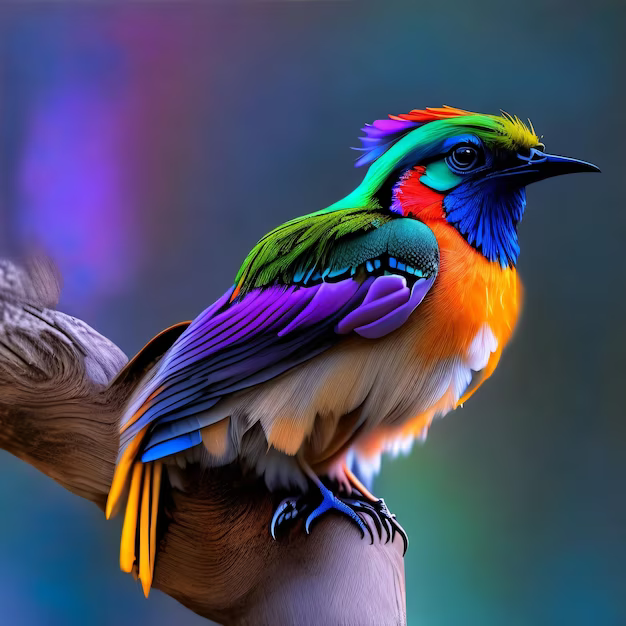
#> input picture Assignment4/bird.png, 626 x 626 px
$ jupyter execute Assignment4.ipynb
#> lines starting #> are read from the running program, lines starting #| are printed output that depends on the picture; long printed decimals are rounded
[cell 1]
import numpy as np
import matplotlib.pyplot as plt
from sklearn.cluster import KMeans
from sklearn.metrics import mean_squared_error
from skimage.io import imread
from skimage.util import img_as_float

[cell 2]
image = imread('bird.png')
#> image is the input picture: shape (626, 626, 3); mean R, G, B 73.9, 75, 98.4
normalized_image = img_as_float(image)

[cell 3]
def plot_colour_space(RGB, title=None, hold=False, **kwargs):
    """
    Plots Nx3 matrix RGB in 3 dimensions.
    The "RGB" input should have the shape [F, 3], where F is the total number of pixels in the image.
    F can be obtained by reshaping the original image using image.reshape(-1, 3).
    The keyword arguments are passed to Matplotlib's scatter() function.
    If hold=True, the points will be added to the previous plot. Otherwise, a new plot is generated.
    """
    if hold:
        ax = plt.gca()
    else:
        fig = plt.figure(figsize=(6, 6))
        ax = fig.add_subplot(111, projection='3d')
    kwargs.setdefault('alpha', 1.0)
    ax.scatter(*RGB.T, **kwargs)
    ax.set_xlabel('R', color='r', fontweight='bold', fontsize=15)
    ax.set_ylabel('G', color='g', fontweight='bold', fontsize=15)
    ax.set_zlabel('B', color='b', fontweight='bold', fontsize=15)
    if title is not None:
        ax.set_title(title)

[cell 4]
plt.figure(figsize=(3, 3))
plt.imshow(normalized_image)
plt.title("Image")
plt.axis('off')
plt.show()

[cell 5]
reshaped_image = normalized_image.reshape(-1, 3)
plot_colour_space(reshaped_image, c=reshaped_image, s=0.5, marker='s', title="Pixels Plotted in Colour Space")

def apply_kmeans_and_visualize(image, k, title_prefix=""):
    reshaped_image = image.reshape(-1, 3)
    kmeans = KMeans(n_clusters=k, random_state=42)
    kmeans.fit(reshaped_image)
    centroids = kmeans.cluster_centers_
    labels = kmeans.labels_

    plot_colour_space(centroids, c=centroids, s=200, marker='o', title=f"{title_prefix} Colour Space with Centroids (K={k})")
    recolored_image = centroids[labels].reshape(image.shape)
    plt.figure(figsize=(6, 6))
    plt.imshow(recolored_image)
    plt.title(f"Recolored Image (K={k})")
    plt.axis('off')
    plt.show()

    return recolored_image, centroids
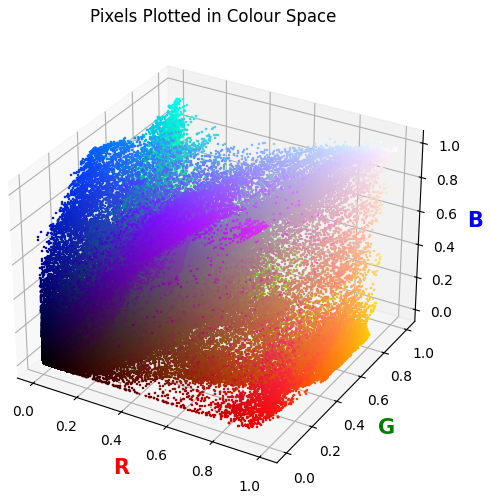
#> figure drawn by matplotlib, 1 panel

[cell 6]
recolored_images = {}
for k in [5, 10]:
    recolored_image, centroids = apply_kmeans_and_visualize(normalized_image, k, title_prefix=f"K={k}")
    recolored_images[k] = recolored_image
#> this loop made 2 passes
#> pass 1, in apply_kmeans_and_visualize, `plt.show()`:
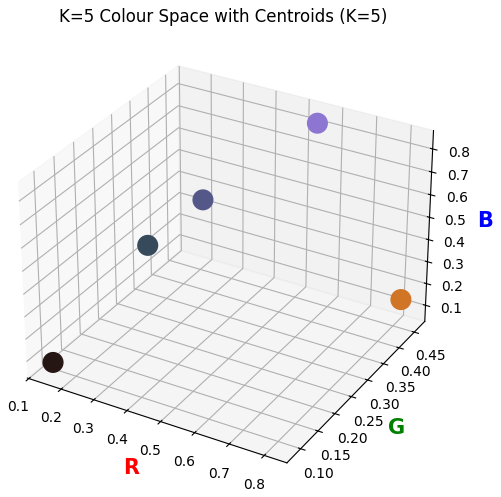
#> figure drawn by matplotlib, 1 panel
#> pass 1, in apply_kmeans_and_visualize, `plt.show()`:
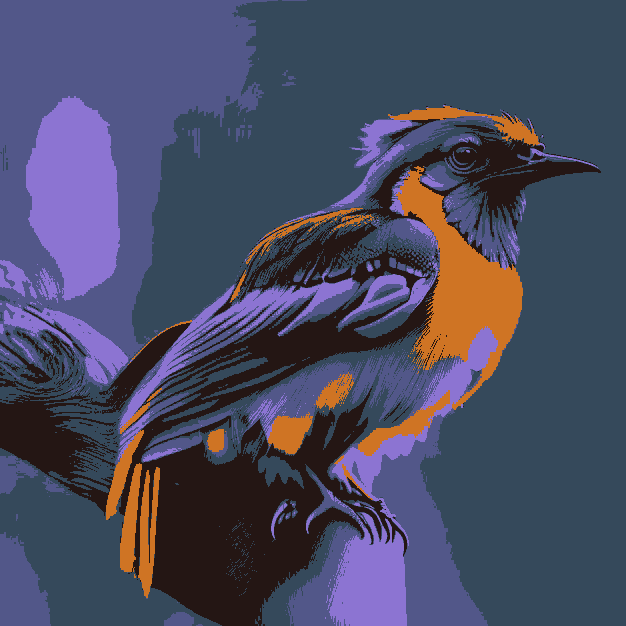
#> shown: shape (626, 626, 3) float64; mean R, G, B 0.29, 0.294, 0.386
#> pass 2, in apply_kmeans_and_visualize (call 2), `plt.show()`:
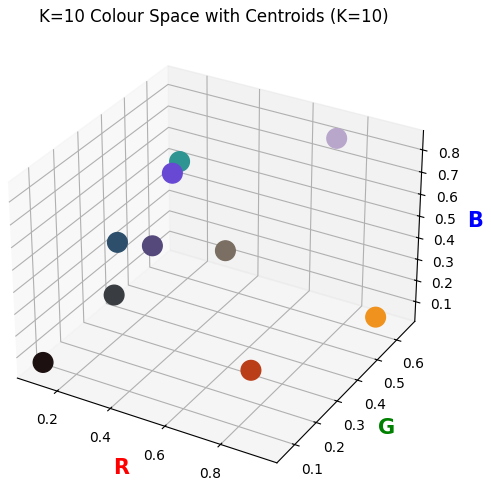
#> figure drawn by matplotlib, 1 panel
#> pass 2, in apply_kmeans_and_visualize (call 2), `plt.show()`:
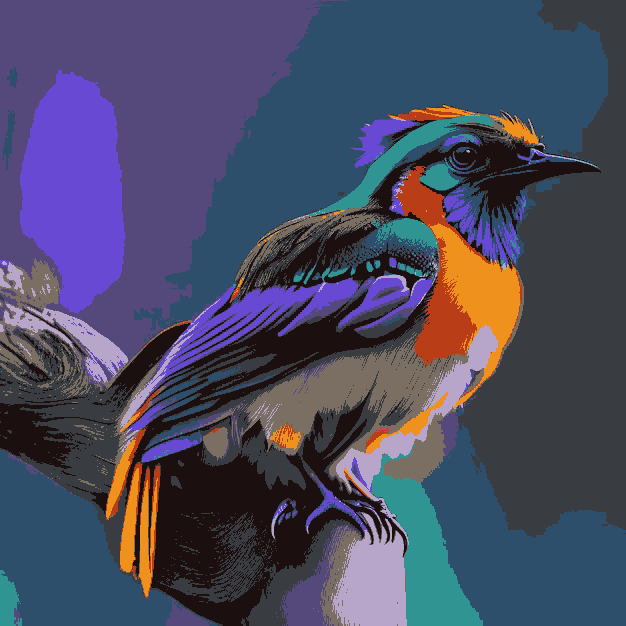
#> shown: shape (626, 626, 3) float64; mean R, G, B 0.29, 0.294, 0.386
#> after the loop, recolored_images = 2 items

for k, recolored_image in recolored_images.items():
    mse = mean_squared_error(normalized_image.flatten(), recolored_image.flatten())
    print(f"MSE for K={k}: {mse:.6f}")
#> this loop made 2 passes
#> (k, mse) on passes 1 to 2: (5, 0.011), (10, 0.00612)
#| MSE for K=5: 0.01103
#| MSE for K=10: 0.006117
